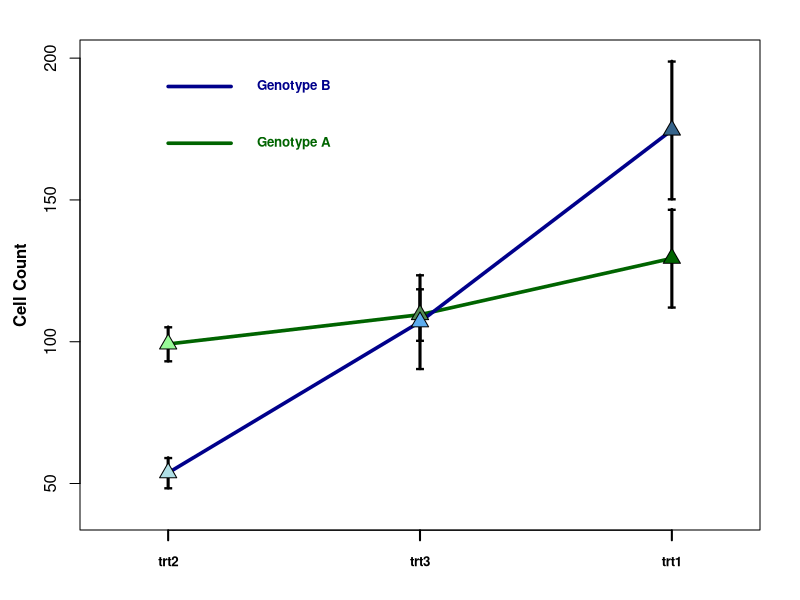

The R source for this figure:
##Example of interaction plot from CMS
##Cell count is the response variable
##Factor 1 is Genotype (2 levels: B; A)
##Factor 2 is Treatment (3 levels: trt2; trt3; trt1)

setwd('/Users/csmall/Desktop/')
data <- read.table(file='IntPlot_data.txt', sep="\t", header=TRUE, comment.char="")

#Define variables
Count <- data$cell_count
Genotype <- data$Genotype
Treatment <- data$Treatment

#Load necessary packages 
library(sfsmisc)
library(plotrix)

#Calculate means and SEMs using aggregate()
#Take note of factor level combo. order in the vectors
aggregate(Count~Genotype*Treatment, FUN = mean)
aggregate(Count~Genotype*Treatment, FUN = std.error)

#Define objects for plotting
null <- NULL#will use to initiate a blank plot area
#Define vectors of values 
means <- aggregate(Count~Genotype*Treatment, FUN = mean)[,3]
SEMs <- aggregate(Count~Genotype*Treatment, FUN = std.error)[,3]
lowers <- means-SEMs
uppers <- means+SEMs

#set margins and blank plot area
par(mgp = c(2.5, 1, 0), mar=c(3.5, 4, 2, 2))
plot(null, xlim=c(1,6), ylim=c(40,200), xaxt='n', ylab='Cell Count', xlab='', 
     font.lab=2, cex.lab=1)

#Draw lines connecting treatment means for each genotype
segments(1.5, means[3], 3.5, means[5], lwd=3.5, col='dark green')
segments(3.5, means[5], 5.5, means[1], lwd=3.5, col='dark green')
segments(1.5, means[4], 3.5, means[6], lwd=3.5, col='darkblue')
segments(3.5, means[6], 5.5, means[2], lwd=3.5, col='darkblue')

#Draw error whiskers, mean points, then error whisker staples
segments(c(5.5,5.5,1.5,1.5,3.5,3.5), uppers, c(5.5,5.5,1.5,1.5,3.5,3.5), lowers, lwd=3, lty=1)
points(c(5.5,5.5,1.5,1.5,3.5,3.5), means, pch=24, cex=1.7, bg=c('darkgreen', 'steelblue4',
        'palegreen', 'powderblue', 'palegreen4', 'steelblue2'))
points(c(5.5,5.5,1.5,1.5,3.5,3.5), uppers, pch="-", cex=2)
points(c(5.5,5.5,1.5,1.5,3.5,3.5), lowers, pch="-", cex=2)

#Write text to label lines
text(2.5, 190, "Genotype B", font=2, col="dark blue", cex=0.8)
segments(1.5, 190, 2, 190, lwd=3.5, col="dark blue")
text(2.5, 170, "Genotype A", font=2, col="dark green", cex=0.8)
segments(1.5, 170, 2, 170, lwd=3.5, col="dark green")

#Write x-axis labels for treatments
axis(1, pos=33.5, at=c(1.5, 3.5, 5.5), labels=(c('trt2','trt3',
     'trt1')), lwd.ticks=2, font.axis=2, cex.axis=0.8)
